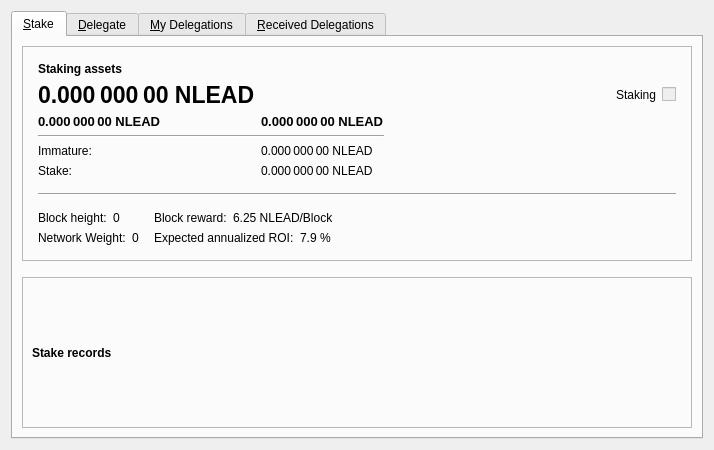
<?xml version="1.0" encoding="UTF-8"?>
<ui version="4.0">
 <class>StakePage</class>
 <widget class="QWidget" name="StakePage">
  <property name="geometry">
   <rect>
    <x>0</x>
    <y>0</y>
    <width>714</width>
    <height>450</height>
   </rect>
  </property>
  <property name="windowTitle">
   <string>Form</string>
  </property>
  <layout class="QVBoxLayout" name="verticalLayout">
   <item>
    <widget class="QTabWidget" name="tabWidget">
     <property name="currentIndex">
      <number>0</number>
     </property>
     <widget class="QWidget" name="tab_stake">
      <attribute name="title">
       <string>&amp;Stake</string>
      </attribute>
      <layout class="QVBoxLayout" name="verticalLayoutTab1">
       <item>
        <widget class="QFrame" name="frameStakeInfo">
         <property name="frameShape">
          <enum>QFrame::StyledPanel</enum>
         </property>
         <property name="frameShadow">
          <enum>QFrame::Raised</enum>
         </property>
         <layout class="QVBoxLayout" name="verticalLayoutTab1_1">
          <property name="spacing">
           <number>15</number>
          </property>
          <property name="leftMargin">
           <number>15</number>
          </property>
          <property name="topMargin">
           <number>15</number>
          </property>
          <property name="rightMargin">
           <number>15</number>
          </property>
          <property name="bottomMargin">
           <number>15</number>
          </property>
          <item>
           <layout class="QGridLayout" name="gridLayout_2">
            <property name="spacing">
             <number>6</number>
            </property>
            <item row="1" column="0">
             <widget class="QLabel" name="labelAssets">
              <property name="font">
               <font>
                <pointsize>17</pointsize>
                <bold>true</bold>
               </font>
              </property>
              <property name="cursor">
               <cursorShape>IBeamCursor</cursorShape>
              </property>
              <property name="toolTip">
               <string>Your current spendable balance</string>
              </property>
              <property name="text">
               <string notr="true">0.000 000 00 NLEAD</string>
              </property>
              <property name="alignment">
               <set>Qt::AlignLeading|Qt::AlignLeft|Qt::AlignVCenter</set>
              </property>
              <property name="textInteractionFlags">
               <set>Qt::LinksAccessibleByMouse|Qt::TextSelectableByMouse</set>
              </property>
             </widget>
            </item>
            <item row="2" column="0">
             <widget class="QLabel" name="labelOwnedAssets">
              <property name="font">
               <font>
                <pointsize>10</pointsize>
                <bold>true</bold>
               </font>
              </property>
              <property name="cursor">
               <cursorShape>IBeamCursor</cursorShape>
              </property>
              <property name="toolTip">
               <string>Staking assets that this wallet owns</string>
              </property>
              <property name="text">
               <string notr="true">0.000 000 00 NLEAD</string>
              </property>
              <property name="alignment">
               <set>Qt::AlignLeading|Qt::AlignLeft|Qt::AlignVCenter</set>
              </property>
              <property name="textInteractionFlags">
               <set>Qt::LinksAccessibleByMouse|Qt::TextSelectableByMouse</set>
              </property>
             </widget>
            </item>
            <item row="2" column="1">
             <widget class="QLabel" name="labelDelegations">
              <property name="font">
               <font>
                <pointsize>10</pointsize>
                <bold>true</bold>
               </font>
              </property>
              <property name="cursor">
               <cursorShape>IBeamCursor</cursorShape>
              </property>
              <property name="toolTip">
               <string>Staking assets from delegations</string>
              </property>
              <property name="text">
               <string notr="true">0.000 000 00 NLEAD</string>
              </property>
              <property name="alignment">
               <set>Qt::AlignLeading|Qt::AlignLeft|Qt::AlignVCenter</set>
              </property>
              <property name="textInteractionFlags">
               <set>Qt::LinksAccessibleByMouse|Qt::TextSelectableByMouse</set>
              </property>
             </widget>
            </item>
            <item row="3" column="0" colspan="2">
             <widget class="Line" name="line">
              <property name="orientation">
               <enum>Qt::Horizontal</enum>
              </property>
             </widget>
            </item>
            <item row="4" column="0">
             <widget class="QLabel" name="labelAssetsImmatureText">
              <property name="sizePolicy">
               <sizepolicy hsizetype="Maximum" vsizetype="Preferred">
                <horstretch>0</horstretch>
                <verstretch>0</verstretch>
               </sizepolicy>
              </property>
              <property name="text">
               <string>Immature:</string>
              </property>
              <property name="alignment">
               <set>Qt::AlignLeading|Qt::AlignLeft|Qt::AlignVCenter</set>
              </property>
             </widget>
            </item>
            <item row="4" column="1">
             <widget class="QLabel" name="labelAssetsImmature">
              <property name="cursor">
               <cursorShape>IBeamCursor</cursorShape>
              </property>
              <property name="toolTip">
               <string>Your immature balance</string>
              </property>
              <property name="text">
               <string notr="true">0.000 000 00 NLEAD</string>
              </property>
              <property name="alignment">
               <set>Qt::AlignLeading|Qt::AlignLeft|Qt::AlignVCenter</set>
              </property>
              <property name="textInteractionFlags">
               <set>Qt::LinksAccessibleByMouse|Qt::TextSelectableByMouse</set>
              </property>
             </widget>
            </item>
            <item row="0" column="0">
             <widget class="QLabel" name="labelAssetsText">
              <property name="font">
               <font>
                <bold>true</bold>
               </font>
              </property>
              <property name="text">
               <string>Staking assets</string>
              </property>
              <property name="alignment">
               <set>Qt::AlignLeading|Qt::AlignLeft|Qt::AlignVCenter</set>
              </property>
             </widget>
            </item>
            <item row="1" column="2">
             <spacer name="horizontalSpacer_2">
              <property name="orientation">
               <enum>Qt::Horizontal</enum>
              </property>
              <property name="sizeHint" stdset="0">
               <size>
                <width>40</width>
                <height>20</height>
               </size>
              </property>
             </spacer>
            </item>
            <item row="5" column="0">
             <widget class="QLabel" name="labelStakeText">
              <property name="sizePolicy">
               <sizepolicy hsizetype="Maximum" vsizetype="Preferred">
                <horstretch>0</horstretch>
                <verstretch>0</verstretch>
               </sizepolicy>
              </property>
              <property name="text">
               <string>Stake:</string>
              </property>
              <property name="alignment">
               <set>Qt::AlignLeading|Qt::AlignLeft|Qt::AlignVCenter</set>
              </property>
             </widget>
            </item>
            <item row="5" column="1">
             <widget class="QLabel" name="labelStake">
              <property name="text">
               <string>0.000 000 00 NLEAD</string>
              </property>
              <property name="alignment">
               <set>Qt::AlignLeading|Qt::AlignLeft|Qt::AlignVCenter</set>
              </property>
              <property name="textInteractionFlags">
               <set>Qt::LinksAccessibleByMouse|Qt::TextSelectableByMouse</set>
              </property>
             </widget>
            </item>
            <item row="1" column="4">
             <widget class="QLabel" name="labelStaking">
              <property name="text">
               <string>Staking</string>
              </property>
             </widget>
            </item>
            <item row="1" column="5">
             <widget class="QSwitchControl" name="checkStake">
              <property name="enabled">
               <bool>false</bool>
              </property>
             </widget>
            </item>
           </layout>
          </item>
          <item>
           <widget class="Line" name="hLine">
            <property name="orientation">
             <enum>Qt::Horizontal</enum>
            </property>
           </widget>
          </item>
          <item>
           <layout class="QGridLayout" name="gridLayout">
            <property name="verticalSpacing">
             <number>6</number>
            </property>
            <item row="0" column="0">
             <layout class="QHBoxLayout" name="horizontalLayout">
              <property name="spacing">
               <number>6</number>
              </property>
              <item>
               <widget class="QLabel" name="labelHeightText">
                <property name="sizePolicy">
                 <sizepolicy hsizetype="Maximum" vsizetype="Preferred">
                  <horstretch>0</horstretch>
                  <verstretch>0</verstretch>
                 </sizepolicy>
                </property>
                <property name="text">
                 <string>Block height:</string>
                </property>
                <property name="alignment">
                 <set>Qt::AlignLeading|Qt::AlignLeft|Qt::AlignVCenter</set>
                </property>
               </widget>
              </item>
              <item>
               <widget class="QLabel" name="labelHeight">
                <property name="text">
                 <string>0</string>
                </property>
                <property name="alignment">
                 <set>Qt::AlignLeading|Qt::AlignLeft|Qt::AlignVCenter</set>
                </property>
                <property name="textInteractionFlags">
                 <set>Qt::LinksAccessibleByMouse|Qt::TextSelectableByMouse</set>
                </property>
               </widget>
              </item>
              <item>
               <spacer name="horizontalSpacer_4">
                <property name="orientation">
                 <enum>Qt::Horizontal</enum>
                </property>
                <property name="sizeType">
                 <enum>QSizePolicy::Minimum</enum>
                </property>
                <property name="sizeHint" stdset="0">
                 <size>
                  <width>0</width>
                  <height>0</height>
                 </size>
                </property>
               </spacer>
              </item>
             </layout>
            </item>
            <item row="0" column="1">
             <layout class="QHBoxLayout" name="horizontalLayout_3">
              <property name="spacing">
               <number>6</number>
              </property>
              <item>
               <widget class="QLabel" name="labelRewardText">
                <property name="sizePolicy">
                 <sizepolicy hsizetype="Maximum" vsizetype="Preferred">
                  <horstretch>0</horstretch>
                  <verstretch>0</verstretch>
                 </sizepolicy>
                </property>
                <property name="text">
                 <string>Block reward:</string>
                </property>
                <property name="alignment">
                 <set>Qt::AlignLeading|Qt::AlignLeft|Qt::AlignVCenter</set>
                </property>
               </widget>
              </item>
              <item>
               <widget class="QLabel" name="labelReward">
                <property name="text">
                 <string>6.25 NLEAD/Block</string>
                </property>
                <property name="alignment">
                 <set>Qt::AlignLeading|Qt::AlignLeft|Qt::AlignVCenter</set>
                </property>
                <property name="textInteractionFlags">
                 <set>Qt::LinksAccessibleByMouse|Qt::TextSelectableByMouse</set>
                </property>
               </widget>
              </item>
              <item>
               <spacer name="horizontalSpacer_6">
                <property name="orientation">
                 <enum>Qt::Horizontal</enum>
                </property>
                <property name="sizeType">
                 <enum>QSizePolicy::Minimum</enum>
                </property>
                <property name="sizeHint" stdset="0">
                 <size>
                  <width>0</width>
                  <height>0</height>
                 </size>
                </property>
               </spacer>
              </item>
             </layout>
            </item>
            <item row="0" column="2" rowspan="2">
             <spacer name="horizontalSpacer">
              <property name="orientation">
               <enum>Qt::Horizontal</enum>
              </property>
              <property name="sizeHint" stdset="0">
               <size>
                <width>40</width>
                <height>20</height>
               </size>
              </property>
             </spacer>
            </item>
            <item row="1" column="0">
             <layout class="QHBoxLayout" name="horizontalLayout_2">
              <property name="spacing">
               <number>6</number>
              </property>
              <item>
               <widget class="QLabel" name="labelWeightText">
                <property name="sizePolicy">
                 <sizepolicy hsizetype="Maximum" vsizetype="Preferred">
                  <horstretch>0</horstretch>
                  <verstretch>0</verstretch>
                 </sizepolicy>
                </property>
                <property name="text">
                 <string>Network Weight:</string>
                </property>
                <property name="alignment">
                 <set>Qt::AlignLeading|Qt::AlignLeft|Qt::AlignVCenter</set>
                </property>
               </widget>
              </item>
              <item>
               <widget class="QLabel" name="labelWeight">
                <property name="text">
                 <string>0</string>
                </property>
                <property name="alignment">
                 <set>Qt::AlignLeading|Qt::AlignLeft|Qt::AlignVCenter</set>
                </property>
                <property name="textInteractionFlags">
                 <set>Qt::LinksAccessibleByMouse|Qt::TextSelectableByMouse</set>
                </property>
               </widget>
              </item>
              <item>
               <spacer name="horizontalSpacer_5">
                <property name="orientation">
                 <enum>Qt::Horizontal</enum>
                </property>
                <property name="sizeType">
                 <enum>QSizePolicy::Minimum</enum>
                </property>
                <property name="sizeHint" stdset="0">
                 <size>
                  <width>0</width>
                  <height>0</height>
                 </size>
                </property>
               </spacer>
              </item>
             </layout>
            </item>
            <item row="1" column="1">
             <layout class="QHBoxLayout" name="horizontalLayout_4">
              <property name="spacing">
               <number>6</number>
              </property>
              <item>
               <widget class="QLabel" name="labelROIText">
                <property name="sizePolicy">
                 <sizepolicy hsizetype="Maximum" vsizetype="Preferred">
                  <horstretch>0</horstretch>
                  <verstretch>0</verstretch>
                 </sizepolicy>
                </property>
                <property name="text">
                 <string>Expected annualized ROI:</string>
                </property>
                <property name="alignment">
                 <set>Qt::AlignLeading|Qt::AlignLeft|Qt::AlignVCenter</set>
                </property>
               </widget>
              </item>
              <item>
               <widget class="QLabel" name="labelROI">
                <property name="text">
                 <string>7.9 %</string>
                </property>
                <property name="alignment">
                 <set>Qt::AlignLeading|Qt::AlignLeft|Qt::AlignVCenter</set>
                </property>
                <property name="textInteractionFlags">
                 <set>Qt::LinksAccessibleByMouse|Qt::TextSelectableByMouse</set>
                </property>
               </widget>
              </item>
              <item>
               <spacer name="horizontalSpacer_7">
                <property name="orientation">
                 <enum>Qt::Horizontal</enum>
                </property>
                <property name="sizeType">
                 <enum>QSizePolicy::Minimum</enum>
                </property>
                <property name="sizeHint" stdset="0">
                 <size>
                  <width>0</width>
                  <height>0</height>
                 </size>
                </property>
               </spacer>
              </item>
             </layout>
            </item>
           </layout>
          </item>
         </layout>
        </widget>
       </item>
       <item>
        <spacer name="verticalSpacer">
         <property name="orientation">
          <enum>Qt::Vertical</enum>
         </property>
         <property name="sizeType">
          <enum>QSizePolicy::Fixed</enum>
         </property>
         <property name="sizeHint" stdset="0">
          <size>
           <width>20</width>
           <height>10</height>
          </size>
         </property>
        </spacer>
       </item>
       <item>
        <widget class="QFrame" name="frameStakeRecords">
         <property name="frameShape">
          <enum>QFrame::StyledPanel</enum>
         </property>
         <property name="frameShadow">
          <enum>QFrame::Raised</enum>
         </property>
         <layout class="QVBoxLayout" name="verticalLayout_2">
          <item>
           <widget class="QLabel" name="labelRecordsText">
            <property name="font">
             <font>
              <bold>true</bold>
             </font>
            </property>
            <property name="text">
             <string>Stake records</string>
            </property>
           </widget>
          </item>
         </layout>
        </widget>
       </item>
      </layout>
     </widget>
     <widget class="QWidget" name="tab_create_delegation">
      <attribute name="title">
       <string>&amp;Delegate</string>
      </attribute>
      <layout class="QVBoxLayout" name="verticalLayoutTab2">
       <property name="spacing">
        <number>0</number>
       </property>
       <property name="leftMargin">
        <number>0</number>
       </property>
       <property name="topMargin">
        <number>0</number>
       </property>
       <property name="rightMargin">
        <number>0</number>
       </property>
       <property name="bottomMargin">
        <number>0</number>
       </property>
      </layout>
     </widget>
     <widget class="QWidget" name="tab_my_delegations">
      <attribute name="title">
       <string>&amp;My Delegations</string>
      </attribute>
      <layout class="QVBoxLayout" name="verticalLayoutTab3">
       <item>
        <widget class="QFrame" name="frameDelegationsInfo">
         <property name="frameShape">
          <enum>QFrame::StyledPanel</enum>
         </property>
         <property name="frameShadow">
          <enum>QFrame::Raised</enum>
         </property>
         <layout class="QVBoxLayout" name="verticalLayoutTab3_1">
          <property name="spacing">
           <number>15</number>
          </property>
          <property name="leftMargin">
           <number>15</number>
          </property>
          <property name="topMargin">
           <number>15</number>
          </property>
          <property name="rightMargin">
           <number>15</number>
          </property>
          <property name="bottomMargin">
           <number>15</number>
          </property>
          <item>
           <layout class="QGridLayout" name="gridLayout_3">
            <property name="spacing">
             <number>6</number>
            </property>
            <item row="0" column="0">
             <widget class="QLabel" name="labelDelegatedAssetsText">
              <property name="font">
               <font>
                <bold>true</bold>
               </font>
              </property>
              <property name="text">
               <string>Delegated assets</string>
              </property>
              <property name="alignment">
               <set>Qt::AlignLeading|Qt::AlignLeft|Qt::AlignVCenter</set>
              </property>
             </widget>
            </item>
            <item row="1" column="0">
             <widget class="QLabel" name="labelDelegatedAssets">
              <property name="font">
               <font>
                <pointsize>17</pointsize>
                <bold>true</bold>
               </font>
              </property>
              <property name="cursor">
               <cursorShape>IBeamCursor</cursorShape>
              </property>
              <property name="toolTip">
               <string>Your current delegated balance</string>
              </property>
              <property name="text">
               <string notr="true">0.000 000 00 NLEAD</string>
              </property>
              <property name="alignment">
               <set>Qt::AlignLeading|Qt::AlignLeft|Qt::AlignVCenter</set>
              </property>
              <property name="textInteractionFlags">
               <set>Qt::LinksAccessibleByMouse|Qt::TextSelectableByMouse</set>
              </property>
             </widget>
            </item>
           </layout>
          </item>
         </layout>
        </widget>
       </item>
       <item>
        <spacer name="verticalSpacer3">
         <property name="orientation">
          <enum>Qt::Vertical</enum>
         </property>
         <property name="sizeType">
          <enum>QSizePolicy::Fixed</enum>
         </property>
         <property name="sizeHint" stdset="0">
          <size>
           <width>20</width>
           <height>10</height>
          </size>
         </property>
        </spacer>
       </item>
       <item>
        <widget class="QFrame" name="frameTabMyDelegations">
         <property name="frameShape">
          <enum>QFrame::StyledPanel</enum>
         </property>
         <property name="frameShadow">
          <enum>QFrame::Raised</enum>
         </property>
         <layout class="QVBoxLayout" name="verticalLayout_3">
          <item>
           <widget class="QLabel" name="labelMyDelegationsText">
            <property name="font">
             <font>
              <bold>true</bold>
             </font>
            </property>
            <property name="text">
             <string>My delegations</string>
            </property>
           </widget>
          </item>
         </layout>
        </widget>
       </item>
      </layout>
     </widget>
     <widget class="QWidget" name="tab_received_delegations">
      <attribute name="title">
       <string>&amp;Received Delegations</string>
      </attribute>
      <layout class="QVBoxLayout" name="verticalLayoutTab4">
       <item>
        <widget class="QFrame" name="frameTabReceivedDelegations">
         <property name="frameShape">
          <enum>QFrame::StyledPanel</enum>
         </property>
         <property name="frameShadow">
          <enum>QFrame::Raised</enum>
         </property>
         <layout class="QVBoxLayout" name="verticalLayout_4">
          <item>
           <layout class="QHBoxLayout" name="horizontalLayout_6">
            <item>
             <widget class="QPushButton" name="newAddressButton">
              <property name="minimumSize">
               <size>
                <width>150</width>
                <height>0</height>
               </size>
              </property>
              <property name="text">
               <string>&amp;Create new staking address</string>
              </property>
              <property name="icon">
               <iconset resource="../bitcoin.qrc">
                <normaloff>:/icons/receiving_addresses</normaloff>:/icons/receiving_addresses</iconset>
              </property>
              <property name="autoDefault">
               <bool>false</bool>
              </property>
              <property name="default">
               <bool>true</bool>
              </property>
             </widget>
            </item>
            <item>
             <widget class="QLabel" name="newAddressLabelLabel">
              <property name="text">
               <string> with label:</string>
              </property>
             </widget>
            </item>
            <item>
             <widget class="QLineEdit" name="newAddressLabel">
              <property name="toolTip">
               <string>An optional label to associate with the new receiving address (used by you to identify an invoice).  It is also attached to the payment request.</string>
              </property>
             </widget>
            </item>
           </layout>
          </item>
          <item>
           <widget class="QLabel" name="labelColdStakeDelegationsText">
            <property name="font">
             <font>
              <bold>true</bold>
             </font>
            </property>
            <property name="text">
             <string>ColdStake delegations</string>
            </property>
           </widget>
          </item>
         </layout>
        </widget>
       </item>
      </layout>
     </widget>
    </widget>
   </item>
  </layout>
 </widget>
 <customwidgets>
  <customwidget>
   <class>QSwitchControl</class>
   <extends>QCheckBox</extends>
   <header>qt/qswitchcontrol.h</header>
  </customwidget>
 </customwidgets>
 <resources>
  <include location="../bitcoin.qrc"/>
 </resources>
 <connections/>
</ui>
